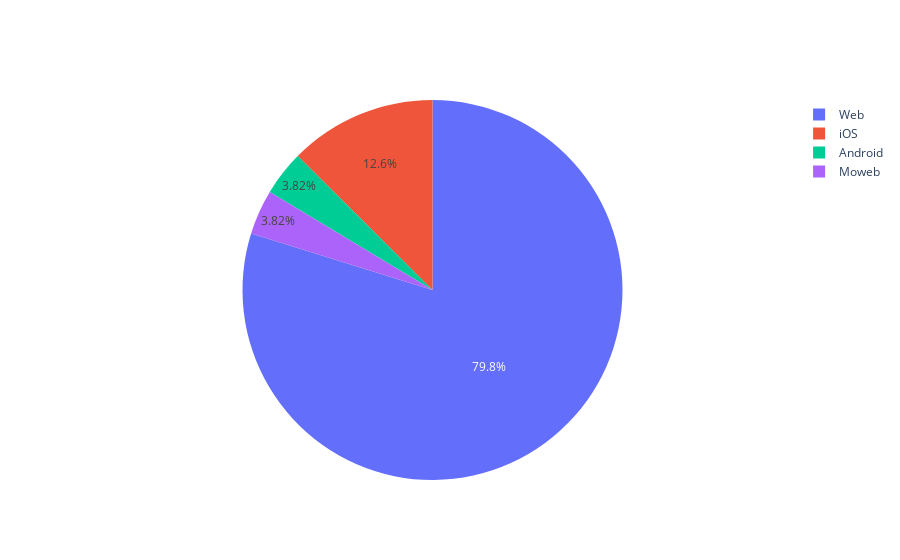

Notebook code for this chart:
### Markdown cell above
基本上很大的比例都是使用郵件註冊(basic)的方式登入

### Code cell
call_pie('signup_app')

### Figure 1 — Plotly figure (JSON) as saved in the notebook; plotly's stock layout.template omitted (floating-point values rounded to 4 significant figures)
{"data": [{"labels": ["Android", "Moweb", "Web", "iOS"], "type": "pie", "values": [10519, 10517, 219918, 34593]}], "layout": {}}
